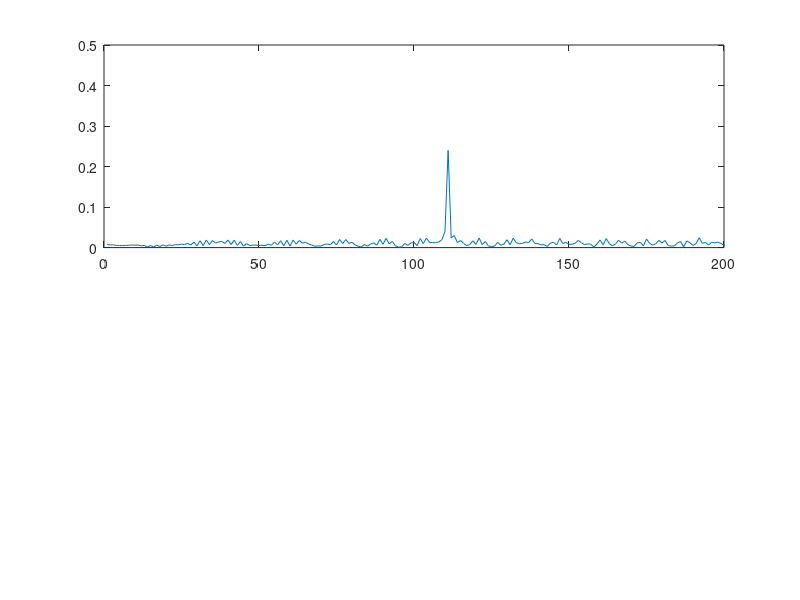
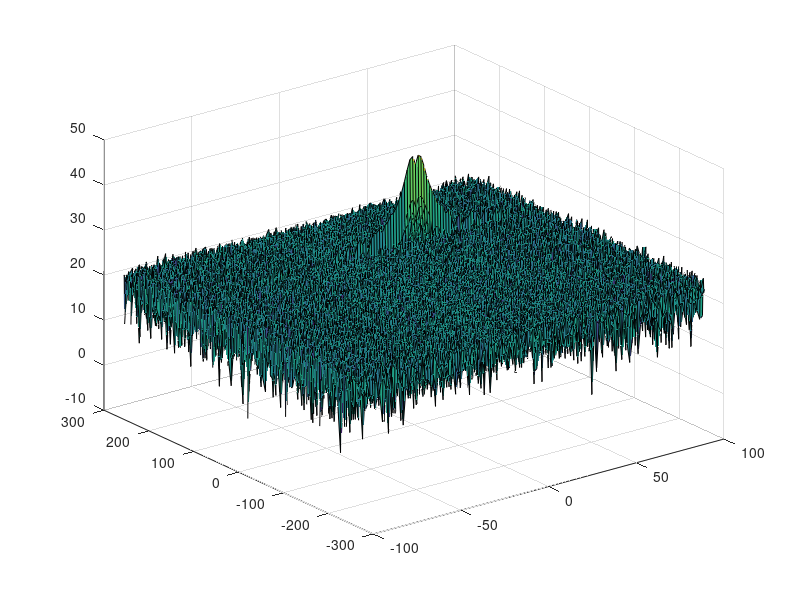
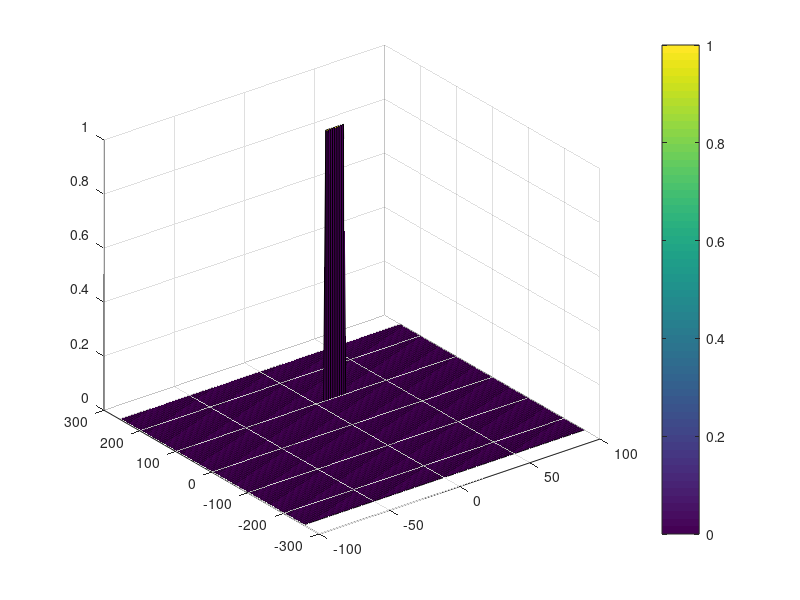

Recreate these plots in MATLAB, in order.
clear all
clc;

%Radar Specifications 
%%%%%%%%%%%%%%%%%%%%%%%%%%%
% Frequency of operation = 77GHz
% Max Range = 200m
% Range Resolution = 1 m
% Max Velocity = 70 m/s
% Velocity Resolution = 3 m/s
%%%%%%%%%%%%%%%%%%%%%%%%%%%

%speed of light = 3e8
c = 3*10^8;      
Range_res = 1;
Max_range = 200;
%% User Defined Range and Velocity of target
% *%TODO* :
% define the target's initial position and velocity. Note : Velocity
% remains contant
 Range_target_init = 110;
 Vel_target = 30;


%% FMCW Waveform Generation

% *%TODO* :
%Design the FMCW waveform by giving the specs of each of its parameters.

% Calculate the Bandwidth (B), Chirp Time (Tchirp) and Slope (slope) of the FMCW
% chirp using the requirements above.
B = c/(2*Range_res);
Tchirp = (5.5*2*Max_range)/c;
slope = B/Tchirp;

%Operating carrier frequency of Radar 
fc= 77e9;             %carrier freq

                                                          
%The number of chirps in one sequence. Its ideal to have 2^ value for the ease of running the FFT
%for Doppler Estimation. 
Nd=128;                   % #of doppler cells OR #of sent periods % number of chirps

%The number of samples on each chirp. 
Nr=1024;                  %for length of time OR # of range cells

% Timestamp for running the displacement scenario for every sample on each
% chirp
t=linspace(0,Nd*Tchirp,Nr*Nd); %total time for samples


%Creating the vectors for Tx, Rx and Mix based on the total samples input.
Tx=zeros(1,length(t)); %transmitted signal
Rx=zeros(1,length(t)); %received signal
Mix = zeros(1,length(t)); %beat signal

%Similar vectors for range_covered and time delay.
r_t=zeros(1,length(t));
td=zeros(1,length(t));


%% Signal generation and Moving Target simulation
% Running the radar scenario over the time. 

for i=1:length(t)         
    
    
    % *%TODO* :
    %For each time stamp update the Range of the Target for constant velocity. 
    r_t(i)= Range_target_init + Vel_target*t(i);
    td(i) = (2*r_t(i))/c;
    % *%TODO* :
    %For each time sample we need update the transmitted and
    %received signal. 
    Tx(i) = cos(2*pi*(fc*t(i)+slope*((t(i)^2)/2)));
    Rx(i)  = cos(2*pi*(fc*(t(i)-td(i))+slope*((t(i)-td(i))^2/2)));
    
    % *%TODO* :
    %Now by mixing the Transmit and Receive generate the beat signal
    %This is done by element wise matrix multiplication of Transmit and
    %Receiver Signal
    Mix(i) = Tx(i)*Rx(i);
    
end

%% RANGE MEASUREMENT


 % *%TODO* :
%reshape the vector into Nr*Nd array. Nr and Nd here would also define the size of
%Range and Doppler FFT respectively.
Mix_array = reshape(Mix,Nr,Nd);
 % *%TODO* :
%run the FFT on the beat signal along the range bins dimension (Nr) and
%normalize.
signal_fft = fft(Mix_array,Nr);
signal_fft = signal_fft./Nr;
 % *%TODO* :
% Take the absolute value of FFT output
signal_fft = abs(signal_fft);
 % *%TODO* :
% Output of FFT is double sided signal, but we are interested in only one side of the spectrum.
% Hence we throw out half of the samples.
signal_fft  = signal_fft(1:Nr/2)    

%plotting the range
figure ('Name','Range from First FFT')
subplot(2,1,1)

 % *%TODO* :
 % plot FFT output 

plot(signal_fft); 
axis ([0 200 0 0.5]);



%% RANGE DOPPLER RESPONSE
% The 2D FFT implementation is already provided here. This will run a 2DFFT
% on the mixed signal (beat signal) output and generate a range doppler
% map.You will implement CFAR on the generated RDM


% Range Doppler Map Generation.

% The output of the 2D FFT is an image that has reponse in the range and
% doppler FFT bins. So, it is important to convert the axis from bin sizes
% to range and doppler based on their Max values.

Mix=reshape(Mix,[Nr,Nd]);

% 2D FFT using the FFT size for both dimensions.
sig_fft2 = fft2(Mix,Nr,Nd);

% Taking just one side of signal from Range dimension.
sig_fft2 = sig_fft2(1:Nr/2,1:Nd);
sig_fft2 = fftshift (sig_fft2);
RDM = abs(sig_fft2);
RDM = 10*log10(RDM) ;

%use the surf function to plot the output of 2DFFT and to show axis in both
%dimensions
doppler_axis = linspace(-100,100,Nd);
range_axis = linspace(-200,200,Nr/2)*((Nr/2)/400);
figure,surf(doppler_axis,range_axis,RDM);

%% CFAR implementation

%Slide Window through the complete Range Doppler Map

% *%TODO* :
%Select the number of Training Cells in both the dimensions.

% *%TODO* :
%Select the number of Guard Cells in both dimensions around the Cell under 
%test (CUT) for accurate estimation

% *%TODO* :
% offset the threshold by SNR value in dB

% *%TODO* :
%Create a vector to store noise_level for each iteration on training cells
noise_level = zeros(1,1);


% *%TODO* :
%design a loop such that it slides the CUT across range doppler map by
%giving margins at the edges for Training and Guard Cells.
%For every iteration sum the signal level within all the training
%cells. To sum convert the value from logarithmic to linear using db2pow
%function. Average the summed values for all of the training
%cells used. After averaging convert it back to logarithimic using pow2db.
%Further add the offset to it to determine the threshold. Next, compare the
%signal under CUT with this threshold. If the CUT level > threshold assign
%it a value of 1, else equate it to 0.
Tr=8;
Gr=2;
Td=8;
Gd=2;
offset = 2;

   % Use RDM[x,y] as the matrix from the output of 2D FFT for implementing
   % CFAR
   %Slide window across the signal length
for i = 1:(Nr/2-(2*(Gr+Tr+1)))  
    for j = 1:(Nd-(2*(Gd+Td+1)))

    %Determine the noise threshold by measuring it within the training cells
    lead_start_r= i+Tr+(2*Gr);
    lead_end_r = 2*(Tr+Gr)+i;
    lead_start_d = j+Td+(2*Gd);
    lead_end_d = 2*(Td+Gd)+j;
    sum_lead = sum(db2pow(RDM(lead_start_r:lead_end_r,lead_start_d:lead_end_d)));
    %for lead = lead_start:lead_end
    %sum_lead = s(lead)+sum_lead;
    %end
    
    sum_lag = sum(db2pow(RDM(i:(i+Tr),j:(j+Td))));
    %for lag = i:(T+i)
    %sum_lag = s(lag)+sum_lag;
    %end
    
    aver = ((sum_lead + sum_lag)/((Tr+Td)*2));
    aver = pow2db(aver);
    threshold = aver*offset;
    ;
    
    % 6. Measuring the signal within the CUT
    CUT = RDM(i+(Tr+Gr),j+(Td+Gd));
    % 8. Filter the signal above the threshold
    if CUT<threshold
        RDM(i,j) = 0;
    else
        RDM(i,j) = 1;
    end 
    end
    
 
%RDM(union(1:(Tr+Gr),end-(Tr+Gr-1):end),:) = 0;  % Rows
%RDM(:,union(1:(Td+Gd),end-(Td+Gd-1):end)) = 0;  % Columns 
end


% *%TODO* :
% The process above will generate a thresholded block, which is smaller 
%than the Range Doppler Map as the CUT cannot be located at the edges of
%matrix. Hence,few cells will not be thresholded. To keep the map size same
% set those values to 0. 
for i = 1 : Nr/2
    for j = 1:Nd
        
        if (RDM(i,j) ~= 0 && RDM(i,j) ~= 1 )
             RDM(i,j) = 0;
        end
    end
end





% *%TODO* :
%display the CFAR output using the Surf function like we did for Range
%Doppler Response output.

figure('Name','CA-CFAR Filtered RDM')
surf(doppler_axis,range_axis,RDM);
colorbar;

%figure,surf(doppler_axis,range_axis,'replace this with output');
%colorbar;


 
 